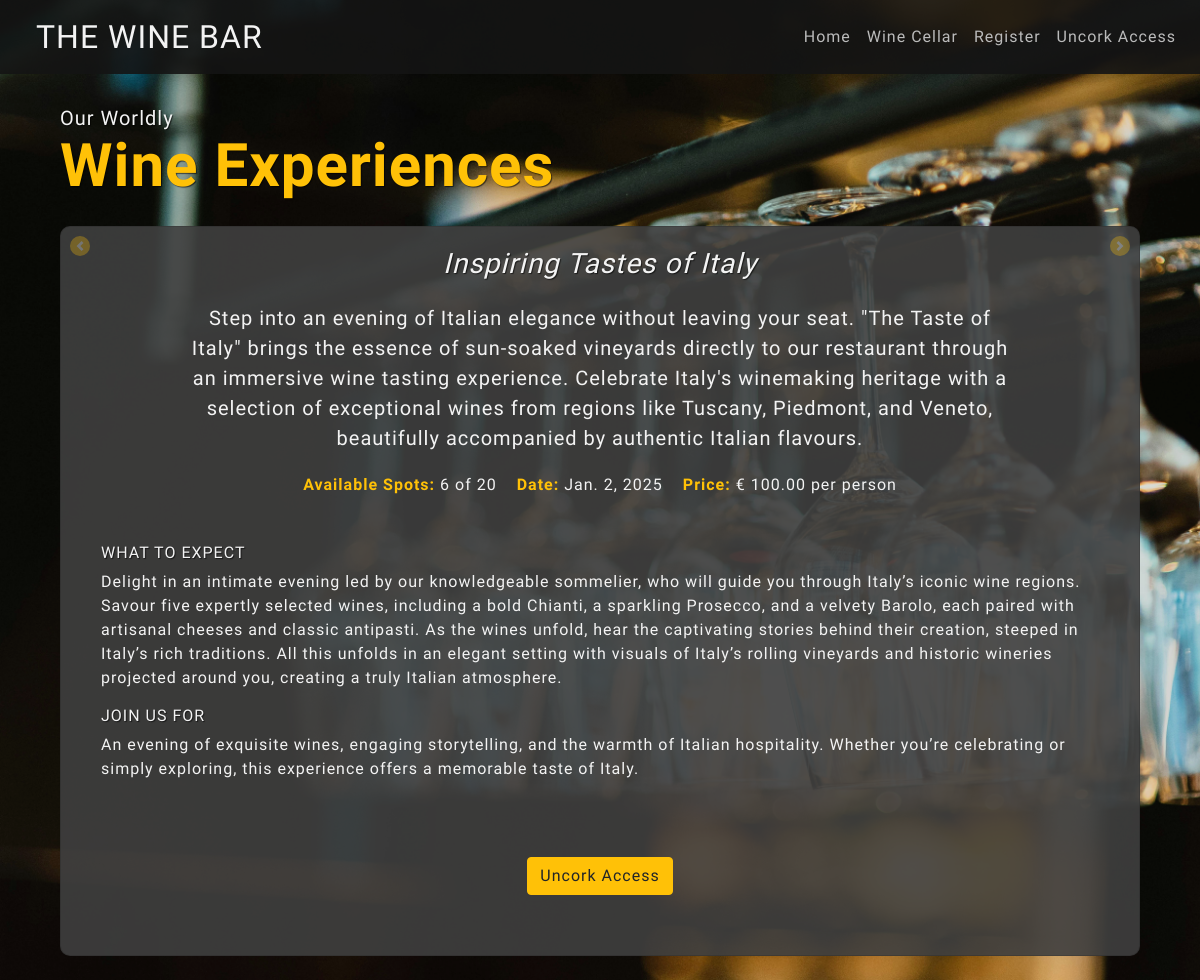
/wine_cellar/wine_cellar/, run on an earlier commit of the app's database.
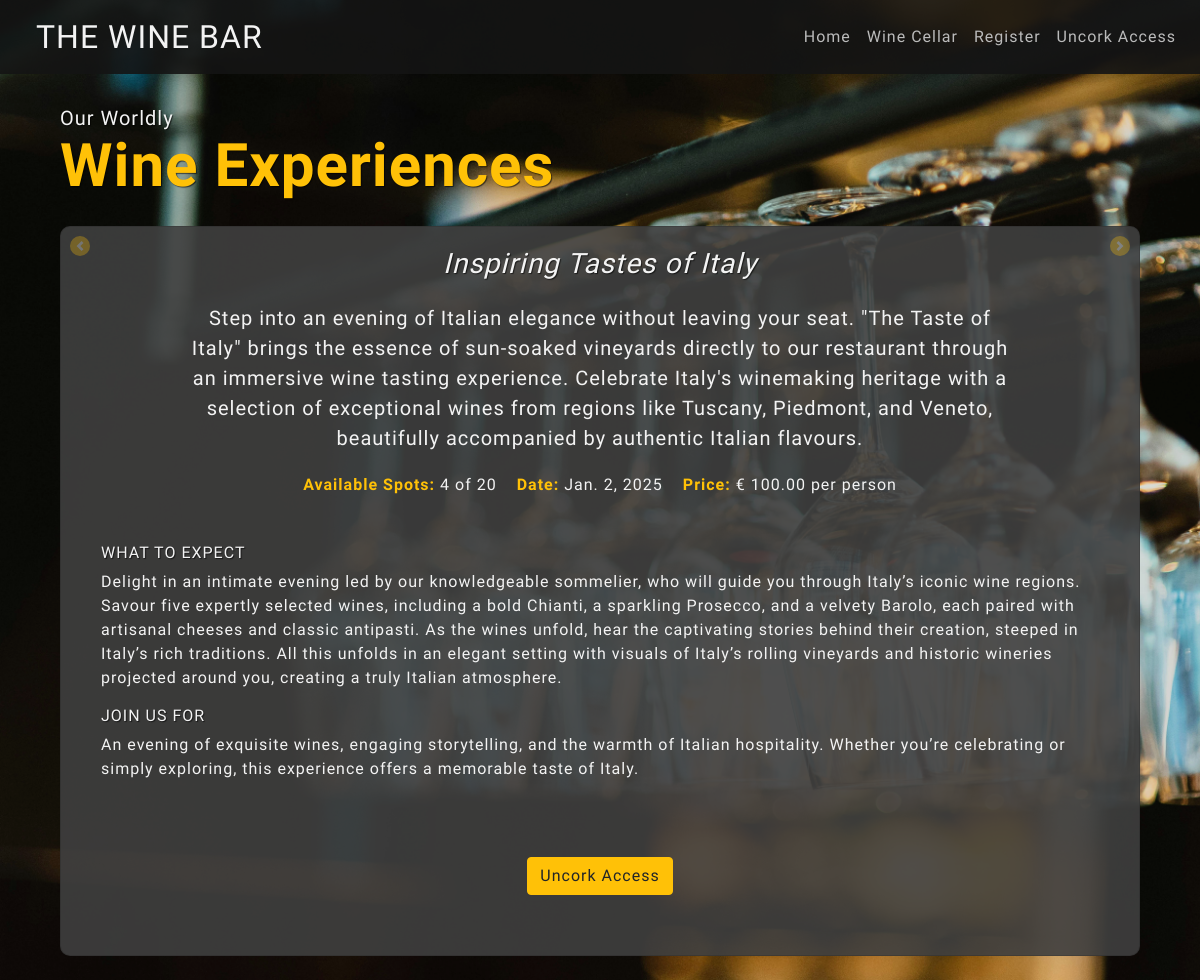
And on a later commit of the database.
### bookings/models.py (models this page shows, shortened)
class WineCellar(models.Model):
    title = models.CharField(max_length=255)
    description = models.TextField()
    price = models.DecimalField(max_digits=10, decimal_places=2)
    date = models.DateField()
    available_spots = models.PositiveIntegerField()
    total_spots = models.PositiveIntegerField()
    what_to_expect = models.TextField()
    join_us_for = models.TextField()

### bookings/views.py (the view)
# urls.py: path("wine_cellar/", views.wine_list, name="wine_cellar"),
def wine_list(request):
    wines = WineCellar.objects.all()
    return render(request, "bookings/wine_cellar.html", {"wines": wines})

### bookings/templates/bookings/wine_cellar.html (shortened to what this page needs)
{% extends "layout.html" %}
{% block content %}
  <div class="container mt-4">
    <h1 class="mb-4">
      Our Worldly
      <br>
      <strong>Wine Experiences</strong>
    </h1>
    <div id="wineCarousel"
         class="carousel slide"
         data-ride="carousel"
         data-interval="false">
      <div class="carousel-inner">
        {% for wine in wines %}
          <div class="carousel-item {% if forloop.first %}active{% endif %}">
            <div class="card">
              <div class="card-body">
                <h5 class="card-title">{{ wine.title }}</h5>
                <p class="card-text">{{ wine.description }}</p>
                <div id="info">
                  <p>
                    <strong>Available Spots:</strong> {{ wine.available_spots }} of {{ wine.total_spots }}
                  </p>
                  <p>
                    <strong>Date:</strong> {{ wine.date }}
                  </p>
                  <p>
                    <strong>Price:</strong> € {{ wine.price }} per person
                  </p>
                </div>
                <div class="about_tasting">
                  <h6>What to Expect</h6>
                  <p>{{ wine.what_to_expect }}</p>
                  <h6>Join Us For</h6>
                  <p>{{ wine.join_us_for }}</p>
                </div>
                {% if user.is_authenticated %}
                  <button type="button" class="btn btn-warning" data-toggle="modal" data-target="#bookingModal" data-wine-id="{{ wine.id }}">Book Now</button>
                {% else %}
                  <a href="{% url 'bookings:register' %}" class="btn btn-warning">Uncork Access</a>
                {% endif %}
              </div>
            </div>
          </div>
        {% endfor %}
      </div>
      <a class="carousel-control-prev"
         href="#wineCarousel"
         role="button"
         data-slide="prev">
        <span class="carousel-control-prev-icon" aria-hidden="true"></span>
      </a>
      <a class="carousel-control-next"
         href="#wineCarousel"
         role="button"
         data-slide="next">
        <span class="carousel-control-next-icon" aria-hidden="true"></span>
      </a>
    </div>
  </div>
{% endblock content %}
{% block scripts %}
  {% load static %}
{% endblock scripts %}

### templates/layout.html (shortened to what this page needs)
<!DOCTYPE html>
{% load static %}
<html lang="en">
  <head>
    <link rel="stylesheet"
          href="https://stackpath.bootstrapcdn.com/bootstrap/4.5.2/css/bootstrap.min.css">
    <link rel="stylesheet" href="{% static 'css/styles.css' %}">
  </head>
  <body>
    <nav class="navbar navbar-expand-lg navbar-light bg-light">
      <a class="navbar-brand" href="{% url 'winery' %}">THE WINE BAR</a>
      <div class="collapse navbar-collapse" id="navbarNav">
        <ul class="navbar-nav ml-auto">
          <li class="nav-item">
            <a class="nav-link" href="{% url 'winery' %}">Home</a>
          </li>
          <li class="nav-item">
            <a class="nav-link" href="{% url 'bookings:wine_cellar' %}">Wine Cellar</a>
          </li>
          {% if user.is_authenticated %}
            <li class="nav-item">
              <a class="nav-link" href="{% url 'bookings:profile' %}">Profile</a>
            </li>
            <li class="nav-item">
              <a class="btn btn-link nav-link"
                 href="#"
                 data-toggle="modal"
                 data-target="#logoutConfirmationModal">Logout</a>
            </li>
          {% else %}
            <li class="nav-item">
              <a class="nav-link" href="{% url 'bookings:register' %}">Register</a>
            </li>
            <li class="nav-item">
              <a class="nav-link" href="{% url 'bookings:login' %}">Uncork Access</a>
            </li>
          {% endif %}
        </ul>
      </div>
    </nav>
    <main class="container my-4">
      {% block content %}{% endblock content %}
    </main>
  </body>
</html>

### static/css/styles.css (style rules this page uses)
:root { --text-color: rgb(243, 243, 243); --text-color2: rgb(187, 187, 187); --text-color3: rgb(152, 152, 152); --text-alert: rgb(211, 25, 44); --gold-color: #ffc107; --bg-color: rgba(71, 71, 71, 0.9); --bg-color2: rgba(21, 21, 21, 0.9); --all-tsh: 1px 1px 1px rgba(0, 0, 0, 0.6); }
body { font-family: 'Della Respira', serif; letter-spacing: 1px; background-image: url('/static/media/empty_glasses.jpg'); background-size: cover; background-repeat: no-repeat; background-attachment: fixed; background-position: center; color: var(--text-color); }
body::after { content: ''; position: fixed; top: 0; left: 0; width: 100%; height: 100%; background-color: rgba(41, 41, 41, 0.1); z-index: 1; }
body * { position: relative; z-index: 2; }
.bg-light { background-color: var(--bg-color2) !important; display: flex; }
.navbar-light .navbar-brand { margin-left: 20px; color: var(--text-color); font-size: 2rem; }
.navbar-light .navbar-nav .nav-link { color: var(--text-color2); }
.mb-4 { margin-top: 2rem; margin-bottom: 1.5rem !important; color: var(--text-color); font-size: 1.25rem; text-shadow: var(--all-tsh); }
.mb-4 strong { color: var(--gold-color); font-size: 3.75rem; }
.carousel-control-next, .carousel-control-prev { z-index: 4; width: 10%; opacity: 0.3; color: var(--text-color); background-color: var(--gold-color); height: 20px; width: 20px; border-radius: 50%; padding: 5px; margin: 10px; }
.card { border-radius: 10px; color: var(--text-color); background-color: rgba(64, 64, 64, 0.9); height: 100%; }
.card-body { display: flex; flex-direction: column; justify-content: space-evenly; align-items: center; height: 100%; }
.card-title { font-size: 1.75rem; text-align: center; font-style: italic; text-shadow: var(--all-tsh); }
.card-text { font-size: 1.25rem; max-width: 80%; margin: 10px auto; text-align: center; }
#info { margin: 0 auto; display: flex; }
#info p { padding: 10px; font-size: 1rem; text-align: center; }
#info strong { color: var(--gold-color); }
.about_tasting { margin: 20px; }
.about_tasting h6 { font-size: 1rem; text-transform: uppercase; text-shadow: 1px 1px 1px rgba(0, 0, 0, 0.6); }
.btn-warning, .btn-primary, .btn-secondary { display: flex; justify-content: center; align-items: center; margin: 40px auto; max-width: 70%; }

What changed in the data, as far as the page shows it:
changed WineCellar "Inspiring Tastes of Italy": available_spots "6" → "4"
